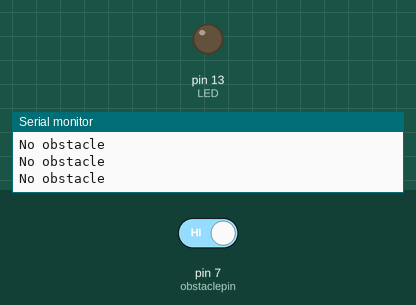
Recording of a sketch running on a simulated Arduino Uno, built with avr-gcc and run on an emulated ATmega328P. Shown: output pins drawn as LEDs (lit = HIGH), the last lines printed to the serial monitor. The test bench sets the inputs (shaded band); at power-on: pin 7 (obstaclepin) HIGH.

Above: at 1.2 s.
1.3 s: pin 7 (obstaclepin) driven LOW
At 2.2 s:
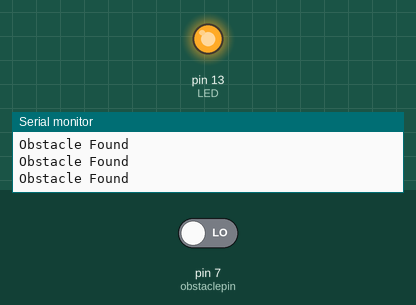
2.8 s: pin 7 (obstaclepin) driven HIGH
At 3.5 s:
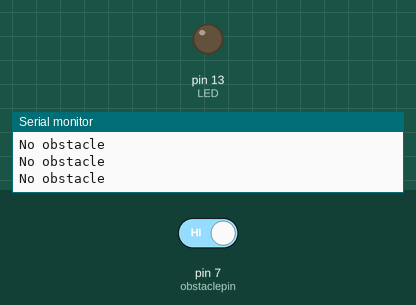
Timing chart, 0 to 5.8 s (numbered marks = the images above; inputs shaded):
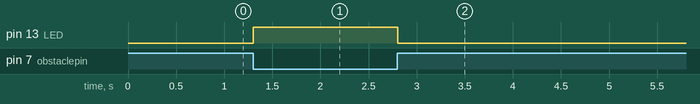

Measured:
- after the input at 1.3 s, pin 13 (LED): LOW → HIGH at once
- after the input at 2.8 s, pin 13 (LED): HIGH → LOW at once

The sketch:

irSensor.ino
```cpp
int LED = 13;
int obstaclepin = 7;
int hasObstacle=HIGH;

void setup()
{
  pinMode(LED, OUTPUT);
  pinMode(obstaclepin,INPUT);
  Serial.begin(9600);
}

void loop()
{
  hasObstacle=digitalRead(obstaclepin);
  if(hasObstacle==LOW)
  {
    Serial.println("Obstacle Found");
    digitalWrite(LED,HIGH);
  }
  else
  {
     Serial.println("No obstacle");
     digitalWrite(LED,LOW);
  }
  delay(100);

}
```
